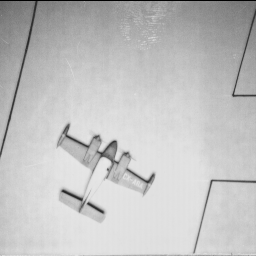
#> input picture Dip_HW2/airplane.tiff, 256 x 256 px
$ python start.py
#> lines starting #> are read from the running program, lines starting #| are printed output that depends on the picture
import numpy as np
from scipy import ndimage as ndi
from PIL import Image
from skimage.transform.pyramids import pyramid_gaussian

img =  Image.open('airplane.tiff').convert('L')
#> img is the input picture: PIL image 256x256 L; min 0, max 232, mean 193.6
w, h = img.size
#> w = 256; h = 256
print(w,h)
#| 256 256

# Q1-1.2

# translation
Tx = 50
mat_trans_inv = np.array([[1,0,Tx],[0,1,0],[0,0,1]])
img1= ndi.affine_transform(img, mat_trans_inv)
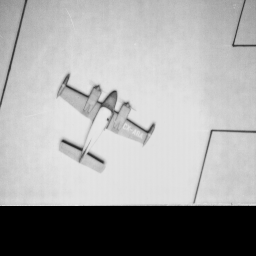
#> img1: shape (256, 256); min 0, max 232, mean 164.2
scaler1=  Image.fromarray(img1)
scaler1.save("translation.jpg")
scaler1.show()

# applying scaling transformation
s_x, s_y = 2, 1
mat_scale = np.array([[s_x,0,0],[0,s_y,0],[0,0,1]])
img2 = ndi.affine_transform(img, mat_scale)
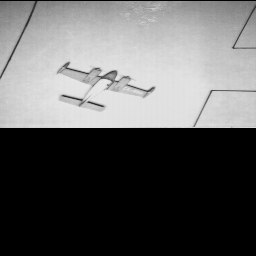
#> img2: shape (256, 256); min 0, max 232, mean 96.5
scale2r=  Image.fromarray(img2)
scale2r.save("scaling.jpg")
scale2r.show()

# applying rotation transformation
theta = np.pi/6
mat_rotate = np.array([[1,0,w/2],[0,1,h/2],[0,0,1]]) @ np.array([[np.cos(theta),-np.sin(theta),0],[np.sin(theta),np.cos(theta),0],[0,0,1]]) @ np.array([[1,0,-w/2],[0,1,-h/2],[0,0,1]])
img3 = ndi.affine_transform(img, mat_rotate)
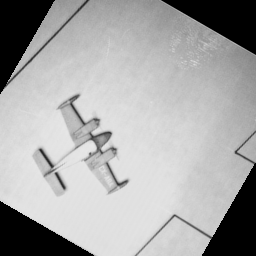
#> img3: shape (256, 256); min 0, max 232, mean 167
scaler3=  Image.fromarray(img3)
scaler3.save("rotation.jpg")
scaler3.show()


#Q1=1.3

#inverse translation
Tx = -50
mat_trans_inv = np.array([[1,0,Tx],[0,1,0],[0,0,1]])
img4 = ndi.affine_transform(img1, mat_trans_inv)
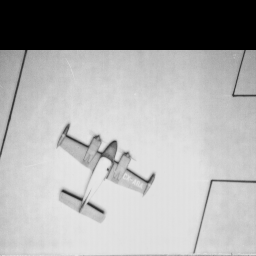
#> img4: shape (256, 256); min 0, max 232, mean 164.2
scaler4=  Image.fromarray(img4)
scaler4.save("inverse_translation.jpg")
scaler4.show()

#inverse scaling transformation
s_x, s_y = 0.5, 1
mat_scale_inv = np.array([[s_x,0,0],[0,s_y,0],[0,0,1]])
img5 = ndi.affine_transform(img2, mat_scale_inv)
scaler5=  Image.fromarray(img5)
scaler5.save("inverse_scaling.jpg")
scaler5.show()

#inverse rotation transformation
theta = np.pi/6
mat_rotate_inv = np.array([[1,0,w/2],[0,1,h/2],[0,0,1]]) @ np.array([[np.cos(theta),np.sin(theta),0],[-np.sin(theta),np.cos(theta),0],[0,0,1]]) @ np.array([[1,0,-w/2],[0,1,-h/2],[0,0,1]])
img6 = ndi.affine_transform(img3, mat_rotate_inv)
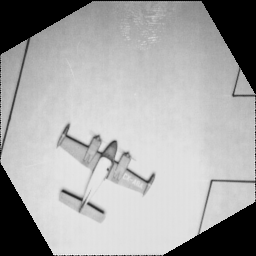
#> img6: shape (256, 256); min 0, max 255, mean 166.4
scaler6=  Image.fromarray(img6)
scaler6.save("inverse rotation.jpg")
scaler6.show()

#----------------------------------------------------------------------------------------------------------------------------------------------------------------------------------
#Q2
import cv2
import numpy as np
#2.1
#Lunchroom image
input_img =  cv2.imread("lunchroom_unregistered.jpg",cv2.IMREAD_GRAYSCALE)
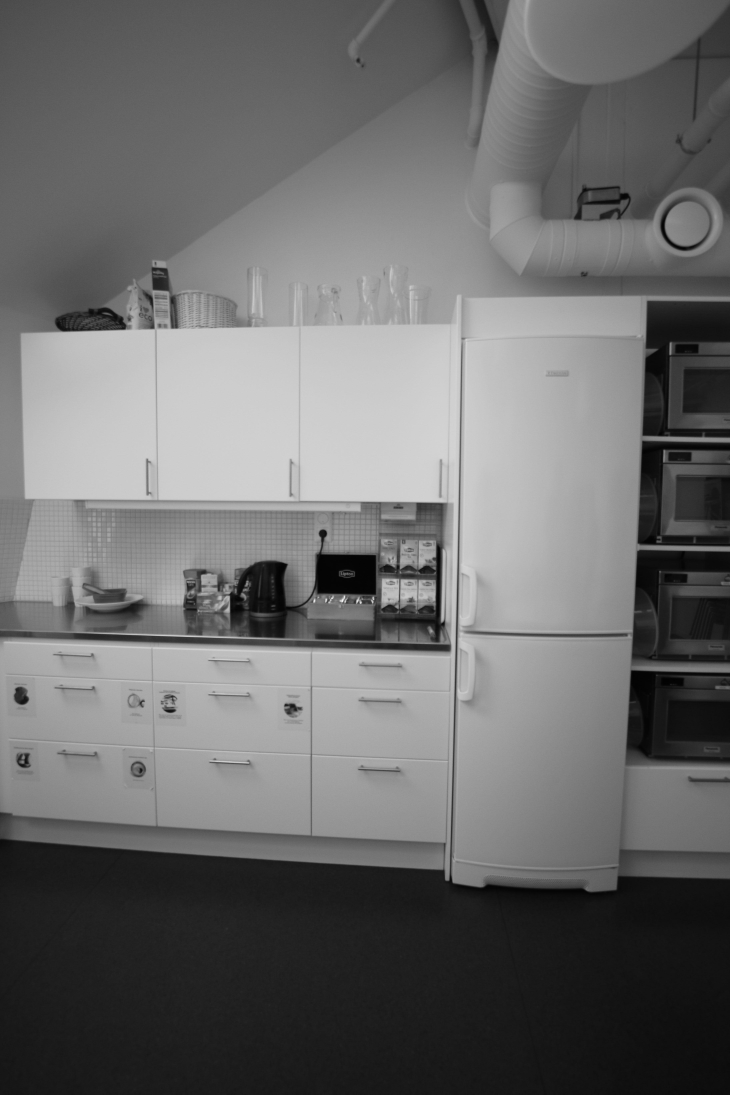
#> input picture Dip_HW2/lunchroom_unregistered.jpg, 3648 x 5472 px (shown at 1/5 size)
#> input_img is the input picture: shape (5472, 3648); min 0, max 255, mean 107.8
reference_img = cv2.imread("lunchroom_reference.jpg",cv2.IMREAD_GRAYSCALE)
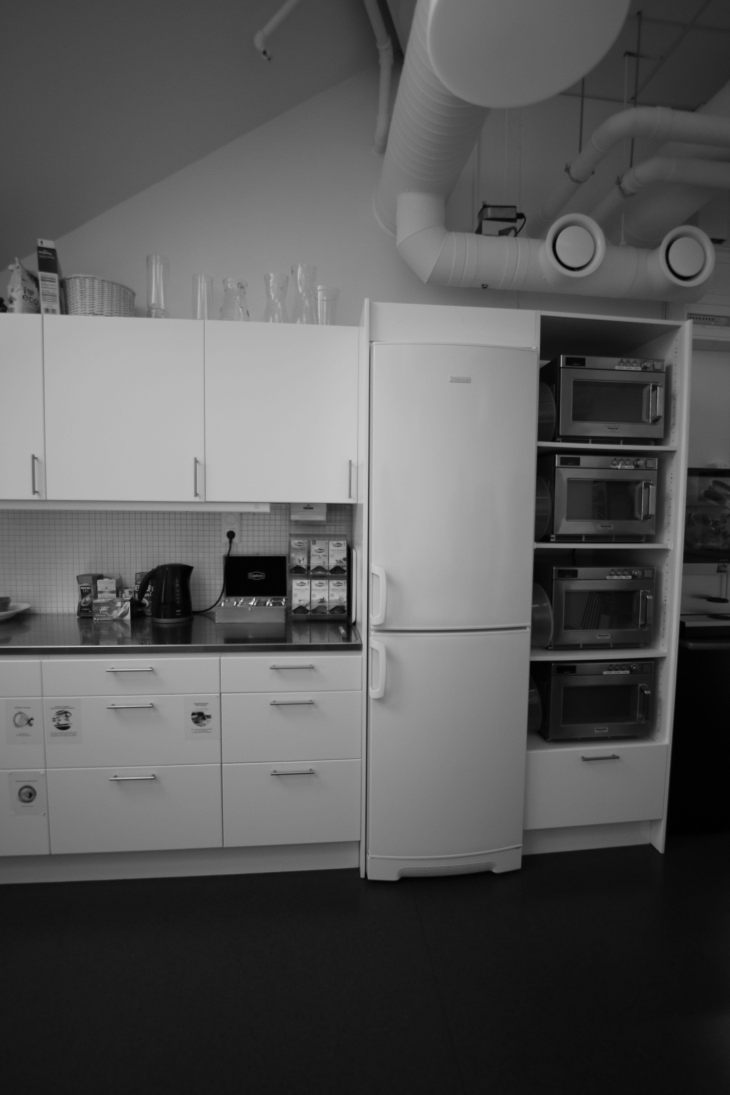
#> input picture Dip_HW2/lunchroom_reference.jpg, 3648 x 5472 px (shown at 1/5 size)
#> reference_img is the input picture: shape (5472, 3648); min 0, max 254, mean 89.3
height, width = reference_img.shape
#> height = 5472; width = 3648
orb_detector = cv2.ORB_create(90000)
keypoints1, descriptor1 = orb_detector.detectAndCompute(input_img, None)
#> keypoints1 = 5155 keypoints; strongest (x, y, size): (1802, 3015, 53.6), (1802, 3013, 77.1), (1805, 3016, 37.2), (1801, 3017, 44.6)
keypoints2, descriptor2 = orb_detector.detectAndCompute(reference_img, None)
#> keypoints2 = 3931 keypoints; strongest (x, y, size): (1354, 3025, 64.3), (1355, 3026, 53.6), (1356, 3023, 77.1), (1356, 3024, 44.6)
matcher = cv2.BFMatcher(cv2.NORM_HAMMING, crossCheck = True)
matching_points = matcher.match(descriptor1, descriptor2)
#> matching_points = 2088 matches
#> (the run stopped early here; a loop or call above may not have finished)
